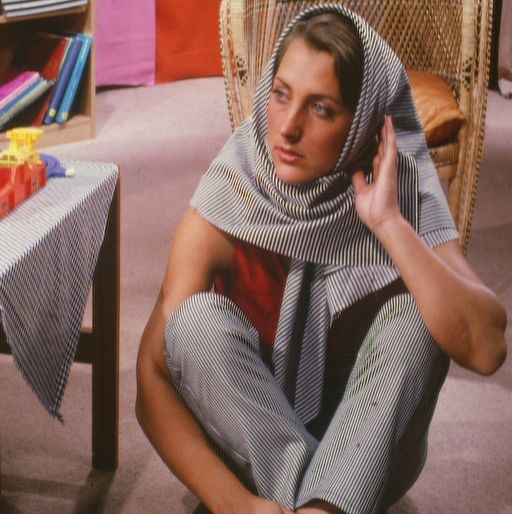
#> input picture HW1/barbara.jpg, 512 x 514 px
$ python Filtering.py   (older library calls are emulated)
#> lines starting #> are read from the running program, lines starting #| are printed output that depends on the picture
### HW1/utils.py
import imageio
import matplotlib.pyplot as plt
import numpy as np
import cv2
import scipy.ndimage
import scipy.misc
from PIL import Image

def load_image(filepath):
#> called with filepath = 'barbara.jpg'
    imageBGR = cv2.imread(filepath, 1)
#> imageBGR is the input picture: shape (514, 512, 3); mean B, G, R 95.2, 103.7, 134.7
    imageRGB = BGR2RGB(imageBGR)
    return imageRGB


def crop_head(image):
    res = image[200:450, 260:450, :]
    return res

# [18 lines left out: function RGBcomponent, not called in this run]


def show_image(image,gray=False, name=None, save=False):
    if gray is True:
        plt.imshow(image, cmap=plt.cm.gray)
    else:
        plt.imshow(image)
    if save is True:
        imageio.imsave(f'{name}.png', image)
        #plt.savefig(f'{name}.png')
    plt.show()


# [6 lines left out: function RGB2GRB, not called in this run]


def BGR2RGB(image):
    red = image[:, :, 2]
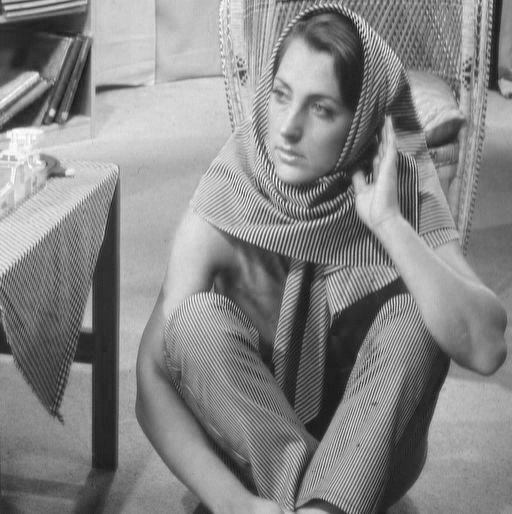
#> red: shape (514, 512); min 14, max 255, mean 134.7
    green = image[:, :, 1]
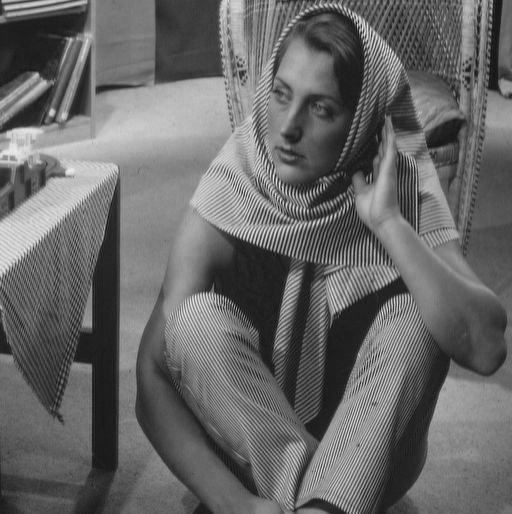
#> green: shape (514, 512); min 6, max 238, mean 103.7
    blue = image[:, :, 0]
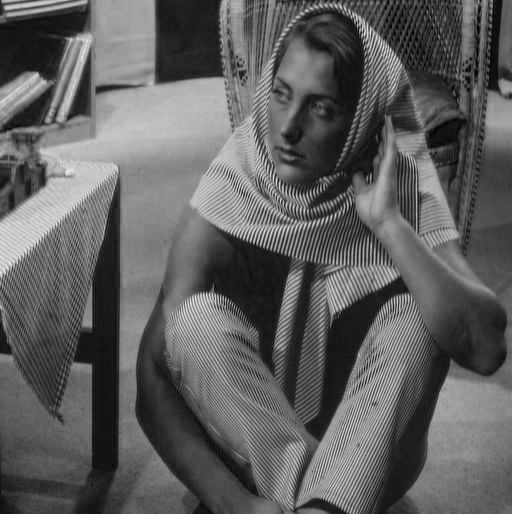
#> blue: shape (514, 512); min 0, max 234, mean 95.2
    new_image = np.dstack((red, green, blue))
    return new_image


def convert2gray(image):
    res = cv2.cvtColor(image, cv2.COLOR_RGB2GRAY)
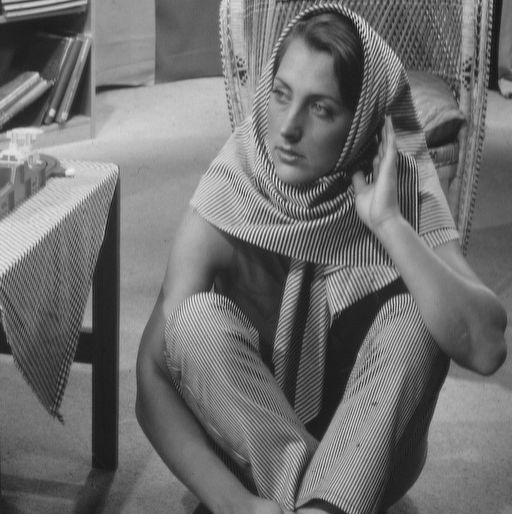
#> res: shape (514, 512); min 11, max 241, mean 112
    return res


# [5 lines left out: function plot_hist, not called in this run]

def gaussianblur1(image, std):
    res = cv2.GaussianBlur(image, (15, 15), std)
    return res
# [4 lines left out: function gaussianblur, not called in this run]


def matrix_filter(matrix, fil, flag=0):
    m, n = fil.shape[0], fil.shape[1]
    mm, nn = matrix.shape[0], matrix.shape[1]
    res = np.zeros((mm, nn))
    for i in range(m//2, mm-m//2):
        for j in range(n//2, nn-n//2):
            if flag == 0:
                array = np.array([matrix[i, j - 1], matrix[i, j], matrix[i, j+1]]).reshape(m, n)
                num = array*fil
                num = np.sum(num, axis=1)
                res[i, j] = np.round(num)
            elif flag == 1:
                array = np.array([matrix[i - 1, j], matrix[i, j], matrix[i + 1, j]]).reshape(m, n)
                num = array * fil
                num = np.sum(num, axis=0)
                res[i, j] = np.round(num)
            elif flag == 2:
                array = np.array([matrix[i - 1, j - 1], matrix[i - 1, j], matrix[i - 1, j + 1],
                                  matrix[i, j - 1], matrix[i, j], matrix[i, j + 1],
                                  matrix[i + 1, j - 1], matrix[i + 1, j], matrix[i + 1, j + 1]]).reshape(m, n)
                num = array*fil
                num = np.sum(np.sum(num, axis=0))
                res[i, j] = np.round(num)
            else:
                raise ValueError('Please enter 0, 1 or 2')
    return res


def average_filter(image, size):
    res = cv2.blur(image, size)
    return res

### HW1/Filtering.py
import utils
import numpy as np
if __name__ == '__main__':
    # Filtering
    barbara = utils.load_image('barbara.jpg')
    barbara_gray = utils.convert2gray(barbara)
    I1 = np.array([[120, 110, 90, 115, 40],
                   [145, 135, 135, 65, 35],
                   [125, 115, 55, 35, 25],
                   [80, 45, 45, 20, 15],
                   [40, 35, 25, 10, 10]])
    I2 = np.array([[125, 130, 135, 110, 125],
                   [145, 135, 135, 155, 125],
                   [65, 60, 55, 45, 40],
                   [40, 35, 40, 25, 15],
                   [15, 15, 20, 15, 10]])
    filter1 = 1/3 * np.array(np.ones(3)).reshape((1, 3))
    filter2 = 1/3 * np.array(np.ones(3)).reshape((3, 1))
    filter3 = np.array(1/9 * np.ones((3,3)))
    matrix = [I1, I2]
    filters = [filter1, filter2, filter3]
    for i, matrix in enumerate(matrix):
        for j, fil in enumerate(filters):
            res = utils.matrix_filter(matrix, fil, flag=j)
            print(f'matrix I{i+1} after filter {j+1} is \n {res}')

    # Apply filters
    utils.show_image(barbara_gray, gray=True)
    # cv2.filter2D()
    '''
    Todo
    '''

$ run again, with HW1/academy.jpg copied over HW1/barbara.jpg
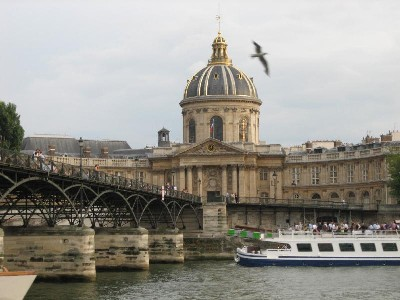
#> input picture HW1/academy.jpg, 400 x 300 px
#> in load_image, imageBGR is the input picture: shape (300, 400, 3); mean B, G, R 141.4, 148.5, 151.3
#> in BGR2RGB, `green = image[:, :, 1]`:
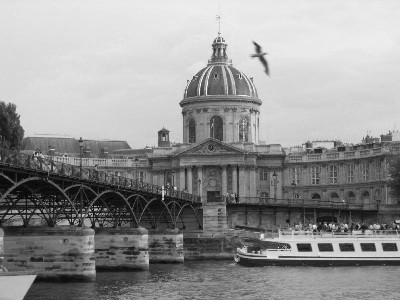
#> green: shape (300, 400); min 0, max 255, mean 148.5
#> in BGR2RGB, `blue = image[:, :, 0]`:
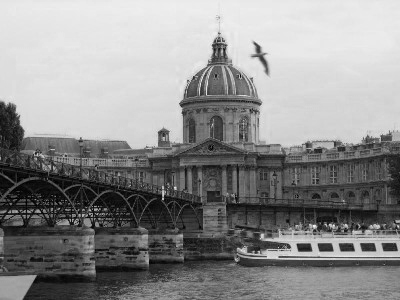
#> blue: shape (300, 400); min 0, max 245, mean 141.4
